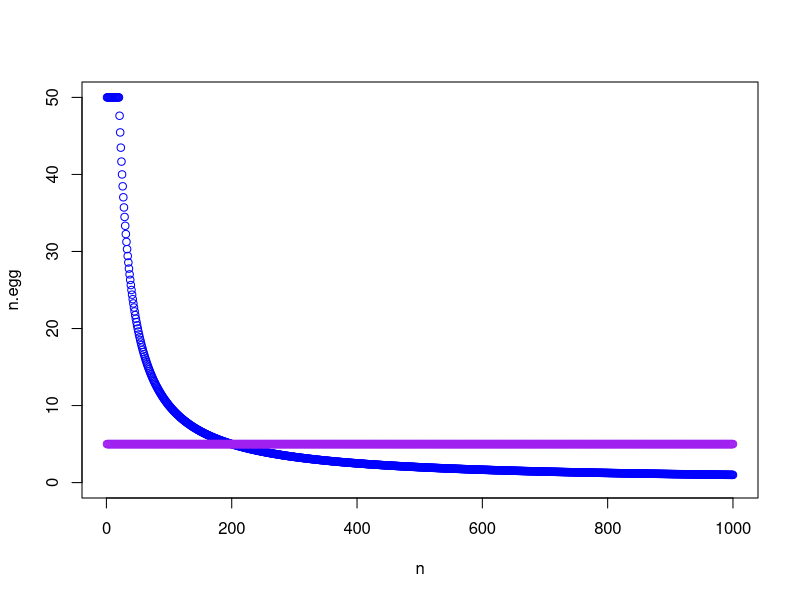

Recreate this plot in R.
K = 1000
n = 1:1000
egg.multiplier <- 0.5
egg.addition <- 0
egg.max <- 50
  
n.egg <- K/(n/2)

n.egg <- (n.egg * egg.multiplier) + egg.addition
n.egg[n.egg > egg.max] <- egg.max


plot(n, n.egg, ylim = c(0, 50), col = "blue")
#plot(n, n.egg, ylim = c(0, 10), col = "blue")

#
egg.multiplier <- 0.5
egg.addition <- 5
egg.max <- 5

n.egg <- K/(n/2)

n.egg <- (n.egg * egg.multiplier) + egg.addition
n.egg[n.egg > egg.max] <- egg.max


points(n, n.egg, ylim = c(0, 50), col = "purple")
